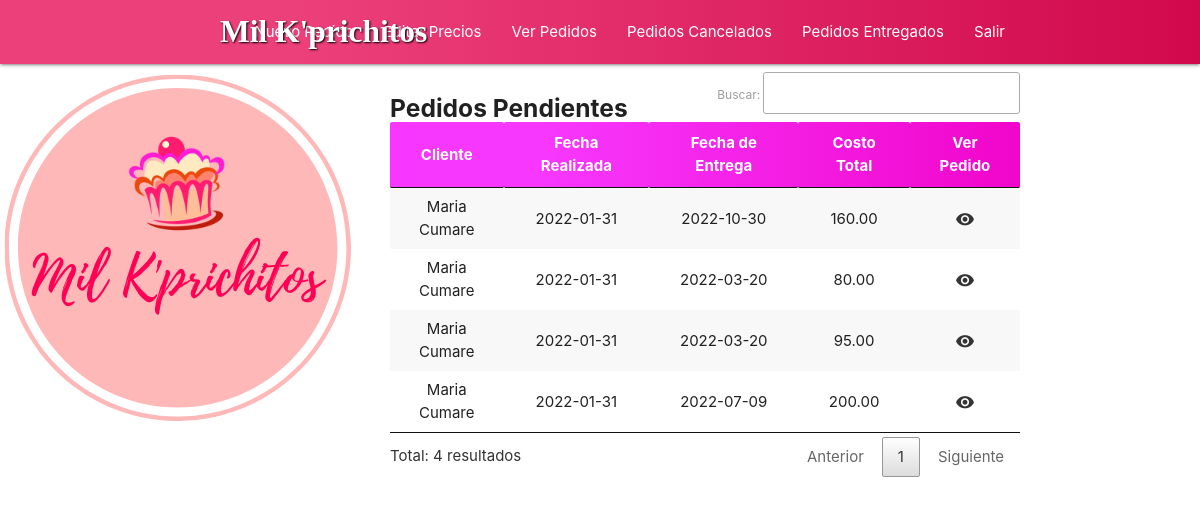
The page /ver_pedidos.php (signed in) on the database its author committed.
### tables this page shows
CREATE TABLE `pedido` (
  `id_pedido` int(11) NOT NULL,
  `id_cliente` int(11) NOT NULL,
  `fecha_entrega` date NOT NULL,
  `fecha_realizado` date NOT NULL,
  `estatus` varchar(30) NOT NULL DEFAULT 'Procesado',
  `costo_total` decimal(11,2) NOT NULL
);

CREATE TABLE `cliente` (
  `id_cliente` int(11) NOT NULL,
  `nombre` varchar(255) NOT NULL,
  `direccion` varchar(3000) NOT NULL
);

### ver_pedidos.php (the view, shortened to what this page needs)
<?php
if (!isset($_SESSION["inicio"]))
    header("Location: iniciar_sesion.php");
else {
    include("logica/conectar.php");
    $pedidos = $con->query("SELECT * FROM pedido P
                                LEFT JOIN cliente C ON P.id_cliente=C.id_cliente
                                WHERE estatus = 'Procesado'");
}
?>
<!DOCTYPE html>
<html lang="es">
<head>
    <link rel="stylesheet" href="css/materialize.min.css">
    <link rel="stylesheet" href="css/style.css">
    <link rel="stylesheet" href="css/datatables.min.css">
</head>
<body>
    <div class="navbar-fixed">
        <nav>
            <div class="nav-wrapper navcolor fixed">
                <div class="container">
                    <div class="contenedor-nav">
                        <a href="login" class="brand-logo texto-logo">Mil K'prichitos</a>
                    </div>
                    <ul class="right hide-on-med-and-down">
                        <li><a href="nuevo_pedido.php">Nuevo Pedido</a></li>
                        <li><a href="editar_precios.php">Editar Precios</a></li>
                        <li><a href="ver_pedidos.php">Ver Pedidos</a></li>
                        <li><a href="pedidos_cancelados.php">Pedidos Cancelados</a></li>
                        <li><a href="pedidos_entregados.php">Pedidos Entregados</a></li>
                        <li><a href="logica/logout.php">Salir</a></li>
                    </ul>
                </div>
            </div>
        </nav>
    </div>
    <div class="section container">
        <div class="row" style="display: flex;flex-direction: row-reverse;">
            <div class="col s12 m9">
                <div class="row">
                    <h5 class="title">Pedidos Pendientes</h5>
                    <table id="tabla" class="striped responsive-table centered">
                        <thead class="table-head">
                            <th>Cliente</th>
                            <th>Fecha Realizada</th>
                            <th>Fecha de Entrega</th>
                            <th>Costo Total</th>
                            <th>Ver Pedido</th>
                        </thead>
                        <tbody>
                            <?php while ($p = $pedidos->fetch_assoc()) { ?>
                                <tr>
                                    <td><?php echo $p["nombre"] ?></td>
                                    <td><?php echo $p["fecha_realizado"] ?></td>
                                    <td><?php echo $p["fecha_entrega"] ?></td>
                                    <td><?php echo $p["costo_total"] ?></td>
                                    <td><a class="btn btn-flat" href="revisar_pedido.php?p=<?php echo $p["id_pedido"] ?>"><i class="material-icons">visibility</i></a></td>
                                </tr>
                            <?php } ?>
                        </tbody>
                    </table>
                </div>
            </div>
        </div>
    </div>
</body>
</html>

### css/style.css (style rules this page uses)
* { margin: 0; padding: 0; }
body { background-color: #ffffff; background-image: url(../img/logo.png); background-repeat: no-repeat; background-position-y: 70px; background-attachment: fixed; }
.navcolor { background: linear-gradient(90deg, #ec407a 25%, #d1094c 100%); }
.contenedor-nav { margin: 0 40px; }
form >.input-field>input, .btn { font-weight: bold; font-family: cursive; }
.texto-logo { font-family: cursive; font-weight: bold; text-shadow: black 1px 1px 2px; }
.table-head { background: linear-gradient(90deg, rgb(247, 55, 253) 25%, rgb(241, 5, 202) 100%); color: white; }
.title { font-weight: bold; margin-bottom: -50px; }

### rows shown on the page
pedido: id_cliente.nombre "Maria Cumare", fecha_realizado "2022-01-31", fecha_entrega "2022-10-30", costo_total "160.00"
pedido: id_cliente.nombre "Maria Cumare", fecha_realizado "2022-01-31", fecha_entrega "2022-03-20", costo_total "80.00"
pedido: id_cliente.nombre "Maria Cumare", fecha_realizado "2022-01-31", fecha_entrega "2022-03-20", costo_total "95.00"
pedido: id_cliente.nombre "Maria Cumare", fecha_realizado "2022-01-31", fecha_entrega "2022-07-09", costo_total "200.00"
